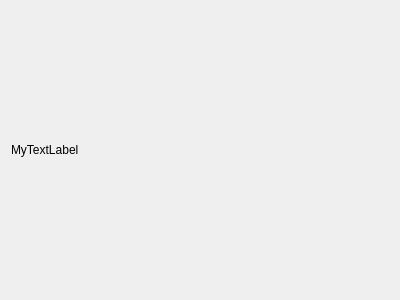
<?xml version="1.0" encoding="UTF-8"?>
<ui version="4.0">
 <class>DialogPic</class>
 <widget class="QDialog" name="DialogPic">
  <property name="geometry">
   <rect>
    <x>0</x>
    <y>0</y>
    <width>400</width>
    <height>300</height>
   </rect>
  </property>
  <property name="windowTitle">
   <string>Dialog</string>
  </property>
  <layout class="QGridLayout" name="gridLayout">
   <item row="0" column="0">
    <widget class="QLabel" name="label">
     <property name="text">
      <string>MyTextLabel</string>
     </property>
    </widget>
   </item>
  </layout>
 </widget>
 <resources/>
 <connections/>
</ui>
